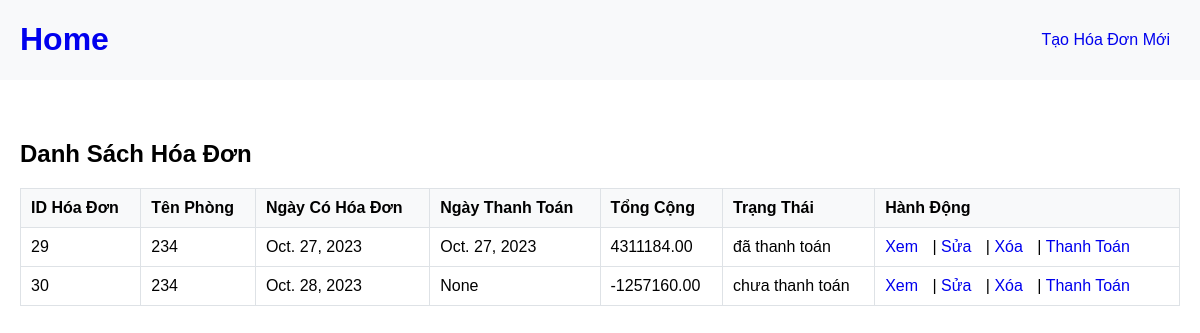
/hoadon/ (signed in), run on the app's committed database.
### phongtro/models.py (models this page shows, shortened)
class HoaDon(models.Model):
    ten_phong = models.ForeignKey(Phong, on_delete=models.CASCADE)
    ngay_co_hoa_don = models.DateField(blank=True)
    ngay_thanh_toan = models.DateField(blank=True,null=True)
    TRANG_THAI_CHOICES = [('chưa thanh toán', 'Chưa Thanh Toán'), ('đã thanh toán', 'Đã Thanh Toán')]
    trang_thai = models.CharField(max_length=15, choices=TRANG_THAI_CHOICES, default='chưa thanh toán')
    so_dien_dau = models.IntegerField(blank=True)
    so_dien_cuoi = models.IntegerField()
    tien_dien = models.DecimalField(max_digits=10, decimal_places=2,blank=True)
    so_nuoc_dau = models.IntegerField(blank=True)
    so_nuoc_cuoi = models.IntegerField()
    tong_tien_nuoc = models.DecimalField(max_digits=10, decimal_places=2,blank=True,default=20000)
    tong_cong=models.DecimalField(max_digits=10,decimal_places=2,blank=True,null=True)

class Phong(models.Model):
    ten_phong = models.CharField(max_length=100,primary_key=True)
    gia_phong = models.IntegerField()
    gia_nuoc = models.IntegerField()
    gia_dien = models.IntegerField()
    mo_ta = models.TextField()
    anh_phong = models.ImageField(upload_to='images/',blank=True)
    tien_coc = models.DecimalField(max_digits=10, decimal_places=2)
    TRANG_THAI_CHOICES = [('trống', 'Trống'), ('đã thuê', 'Đã Thuê')]
    trang_thai = models.CharField(max_length=10, choices=TRANG_THAI_CHOICES, default='trống')
    chi_so_dien =models.IntegerField(default=0)
    chi_so_nuoc =models.IntegerField(default=0)
    def __str__(self):
        return self.ten_phong

### phongtro/views.py (the view)
# urls.py: path('hoadon/', HoaDonListView.as_view(), name='hoadon-list'),
class HoaDonListView(LoginRequiredMixin,View):
    login_url="/login"
    template_name = 'phongtro/hoadon_list.html'
    def get(self, request):
        hoadon_list = HoaDon.objects.all()
        return render(request, self.template_name, {'hoadon_list': hoadon_list})

### phongtro/templates/phongtro/hoadon_list.html (shortened to what this page needs)
<!DOCTYPE html>
<html lang="vi">
<head>
</head>
<body>
    <header>
        <h1><a href="{%url 'home'%}" class="no-underline">Home</a></h1>
        <nav id="menu">
            <ul>
                <li><a href="{% url 'hoadon-new' %}" class="no-underline">Tạo Hóa Đơn Mới</a></li>
            </ul>
        </nav>
    </header>
    <main>
        <h2>Danh Sách Hóa Đơn</h2>
        <table>
            <thead>
                <tr>
                    <th>ID Hóa Đơn</th>
                    <th>Tên Phòng</th>
                    <th>Ngày Có Hóa Đơn</th>
                    <th>Ngày Thanh Toán</th>
                    <th>Tổng Cộng</th>
                    <th>Trạng Thái</th>
                    <th>Hành Động</th>
                </tr>
            </thead>
            <tbody>
                {% for hoadon in hoadon_list %}
                    <tr>
                        <td>{{ hoadon.id }}</td>
                        <td>{{ hoadon.ten_phong }}</td>
                        <td>{{ hoadon.ngay_co_hoa_don }}</td>
                        <td>{{ hoadon.ngay_thanh_toan }}</td>
                        <td>{{ hoadon.tong_cong }}</td>
                        <td>{{ hoadon.trang_thai }}</td>
                        <td class="actions">
                            <a href="{% url 'hoadon-detail' hoadon.id %}" class="no-underline">Xem</a> |
                            <a href="{% url 'hoadon-update' hoadon.id %}" class="no-underline">Sửa</a> |
                            <a href="{% url 'hoadon-delete' hoadon.id %}" class="no-underline">Xóa</a> |
                            <a href="{% url 'thanh_toan' hoadon.id %}" class="no-underline">Thanh Toán</a>
                        </td>
                    </tr>
                {% endfor %}
            </tbody>
        </table>
    </main>
</body>
</html>

### phongtro/templates/phongtro/hoadon_list.html (style rules this page uses)
body { font-family: Arial, sans-serif; margin: 0; padding: 0; box-sizing: border-box; }
header { background-color: #f8f9fa; display: flex; justify-content: space-between; align-items: center; padding:0px 20px; }
#menu { list-style-type: none; padding: 0; margin: 0; }
#menu li { display: inline; margin-right: 10px; }
main { margin-top: 20px; padding: 20px; }
table { width: 100%; }
table, th, td { border: 1px solid #dee2e6; border-collapse: collapse; }
th, td { padding: 10px; text-align: left; }
th { background-color: #f8f9fa; }
.actions a { text-decoration: none; margin-right: 10px; }
h2 { font-size: 24px; }
.no-underline { text-decoration: none; }

### data on the page
HoaDon: id "29", ten_phong "234", ngay_co_hoa_don "Oct. 27, 2023", ngay_thanh_toan "Oct. 27, 2023", tong_cong "4311184.00", trang_thai "đã thanh toán"
HoaDon: id "30", ten_phong "234", ngay_co_hoa_don "Oct. 28, 2023", ngay_thanh_toan "None", tong_cong "-1257160.00", trang_thai "chưa thanh toán"
